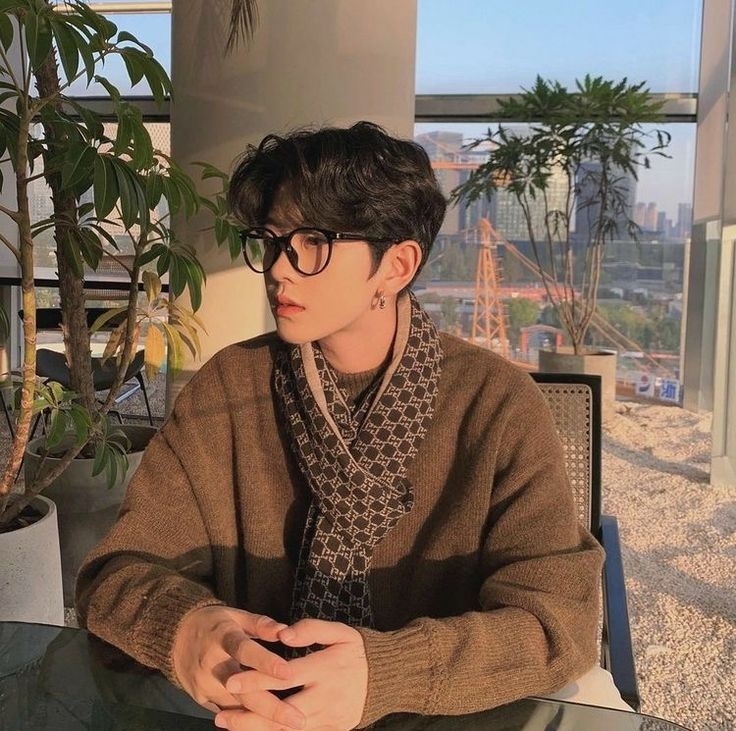
#> input picture coksu.jpg, 736 x 731 px
$ python Citra.py
#> lines starting #> are read from the running program, lines starting #| are printed output that depends on the picture
import matplotlib.pyplot as plt
import numpy as np
from skimage import io, img_as_float, img_as_ubyte, data
from skimage.filters import rank
from skimage.morphology import disk
from skimage.metrics import peak_signal_noise_ratio as psnr, structural_similarity as ssim

# ===============================================================
# 1️⃣ LOAD CITRA (PASTIKAN PATH BENAR)
# ===============================================================
try:
    image_path = r"coksu.jpg"
    image = img_as_float(io.imread(image_path, as_gray=True))  # grayscale agar analisis lebih akurat
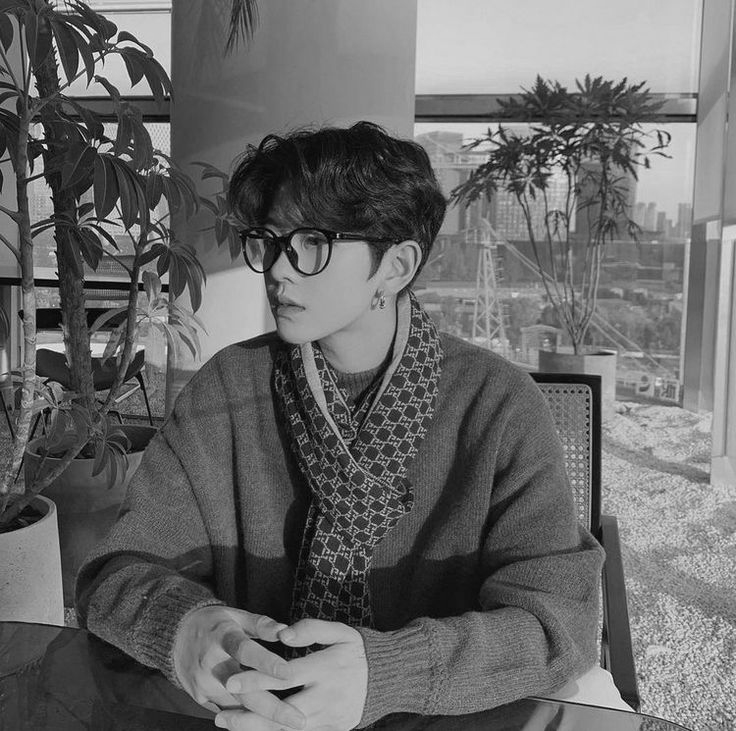
#> image: shape (731, 736) float64; min 0, max 0.996, mean 0.413
    print("✅ Foto berhasil dimuat.")
except Exception as e:
    print(f"⚠️ Gagal memuat foto ({e}), gunakan citra default.")
    image = img_as_float(data.camera())

# ===============================================================
# 2️⃣ TAMBAHKAN NOISE MANUAL (STABIL)
# ===============================================================
def add_salt_pepper_noise(image, amount=0.1, salt_vs_pepper=0.5, seed=42):
#> called with amount = 0.1, salt_vs_pepper = 0.5, seed = 42
    np.random.seed(seed)
    noisy = np.copy(image)
    num_total = image.size
#> num_total = 538016
    num_salt = int(num_total * amount * salt_vs_pepper)
#> num_salt = 26900
    num_pepper = int(num_total * amount * (1 - salt_vs_pepper))
#> num_pepper = 26900

    # Koordinat salt
    coords_salt = (
        np.random.randint(0, image.shape[0], num_salt),
        np.random.randint(0, image.shape[1], num_salt)
    )
    # Koordinat pepper
    coords_pepper = (
        np.random.randint(0, image.shape[0], num_pepper),
        np.random.randint(0, image.shape[1], num_pepper)
    )

    noisy[coords_salt] = 1
    noisy[coords_pepper] = 0
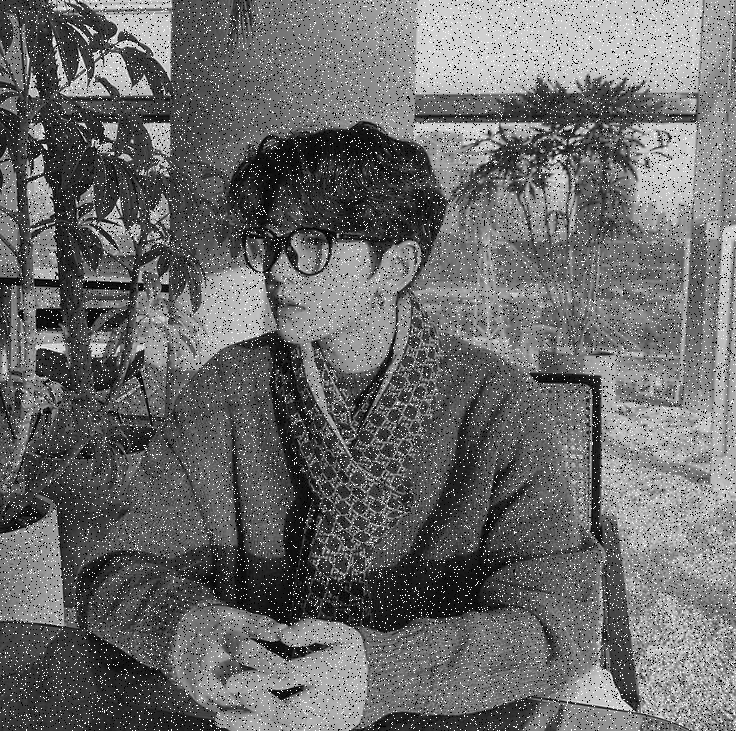
#> noisy: shape (731, 736) float64; min 0, max 1, mean 0.42
    return noisy

noisy = add_salt_pepper_noise(image, amount=0.1)

# ===============================================================
# 3️⃣ FILTERING
# ===============================================================
noisy_ubyte = img_as_ubyte(noisy)

mean_filtered = rank.mean(noisy_ubyte, footprint=disk(3))
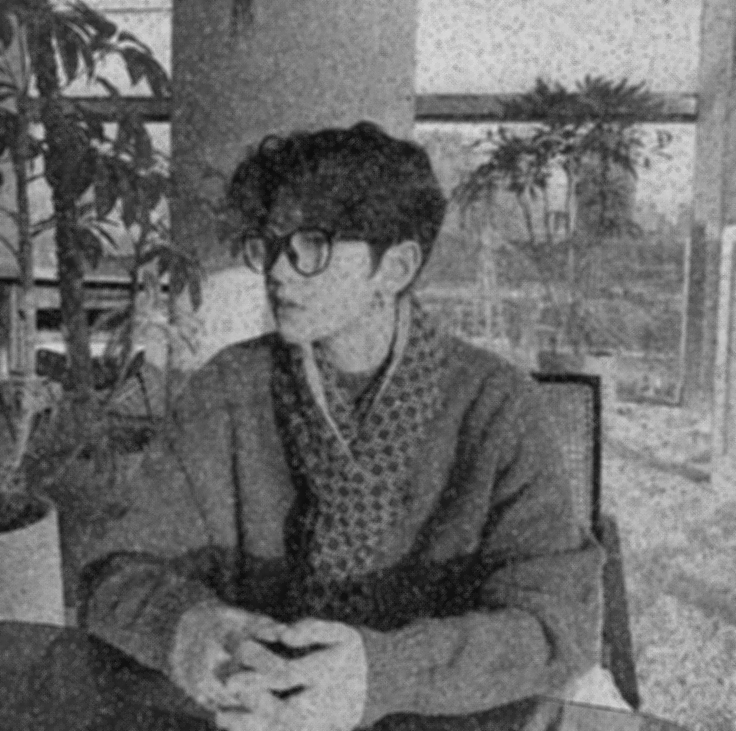
#> mean_filtered: shape (731, 736); min 11, max 220, mean 106.6
min_filtered = rank.minimum(noisy_ubyte, footprint=disk(3))
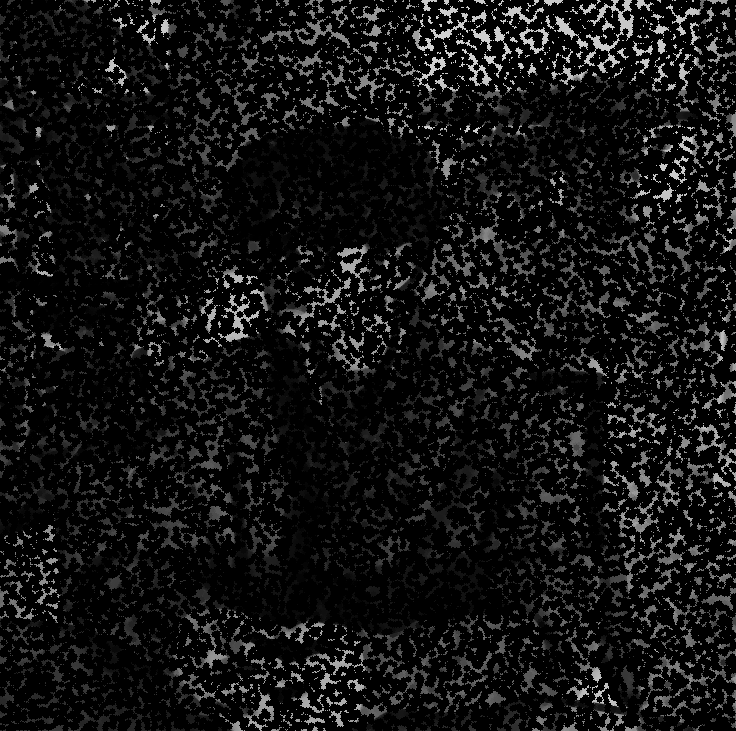
#> min_filtered: shape (731, 736); min 0, max 211, mean 19.1
median_filtered = rank.median(noisy_ubyte, footprint=disk(3))
max_filtered = rank.maximum(noisy_ubyte, footprint=disk(3))
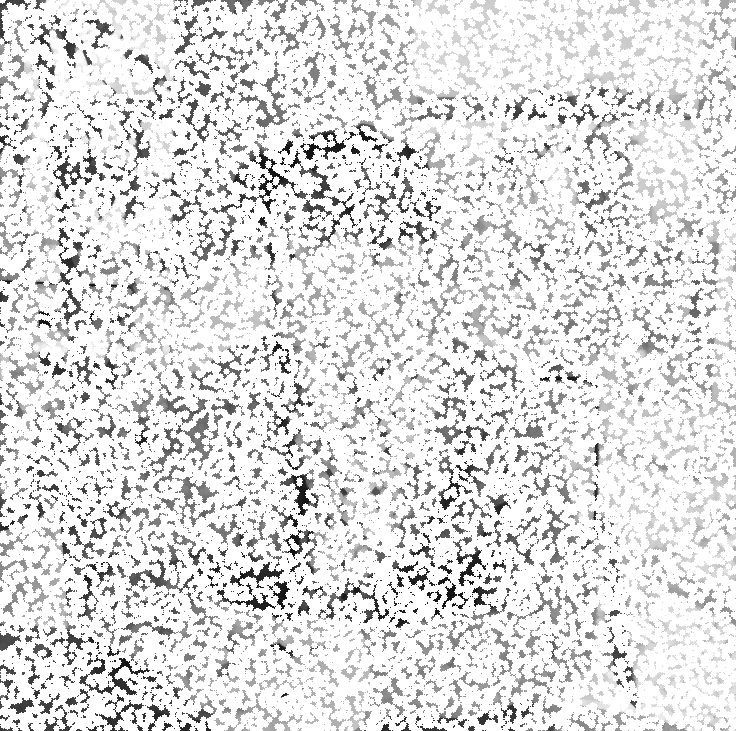
#> max_filtered: shape (731, 736); min 16, max 255, mean 224

mean_f = img_as_float(mean_filtered)
min_f = img_as_float(min_filtered)
median_f = img_as_float(median_filtered)
max_f = img_as_float(max_filtered)

# ===============================================================
# 4️⃣ HITUNG METRIK
# ===============================================================
metrics = {
    "Noisy": (psnr(image, noisy), ssim(image, noisy, data_range=1.0)),
    "Mean": (psnr(image, mean_f), ssim(image, mean_f, data_range=1.0)),
    "Min": (psnr(image, min_f), ssim(image, min_f, data_range=1.0)),
    "Median": (psnr(image, median_f), ssim(image, median_f, data_range=1.0)),
    "Max": (psnr(image, max_f), ssim(image, max_f, data_range=1.0)),
}
#> metrics = {'Noisy': (15.47, 0.266), 'Mean': (22.83, 0.515), 'Min': (7.73, 0.0288), 'Median': (24.99, 0.707), 'Max': (5.27, 0.0534)}

# ===============================================================
# 5️⃣ VISUALISASI
# ===============================================================
fig, axes = plt.subplots(1, 6, figsize=(16, 5))
titles = ["Original", "Noisy", "Mean", "Min", "Median", "Max"]
images = [image, noisy, mean_f, min_f, median_f, max_f]

for ax, img, title in zip(axes, images, titles):
    ax.imshow(img, cmap="gray")
    ax.set_title(title)
    ax.axis("off")
#> this loop made 6 passes
#> title on passes 1 to 6: 'Original', 'Noisy', 'Mean', 'Min', 'Median', 'Max'

plt.tight_layout()
plt.show()

# ===============================================================
# 6️⃣ CETAK HASIL PSNR DAN SSIM
# ===============================================================
print("\n=== Evaluasi PSNR & SSIM ===")
for name, (p, s) in metrics.items():
    print(f"{name:<10} PSNR: {p:5.2f}, SSIM: {s:.4f}")
#> this loop made 5 passes
#| Noisy      PSNR: 15.47, SSIM: 0.2657
#| Mean       PSNR: 22.83, SSIM: 0.5146
#| Min        PSNR:  7.73, SSIM: 0.0288
#| Median     PSNR: 24.99, SSIM: 0.7066
#| Max        PSNR:  5.27, SSIM: 0.0534

$ run again, with Citra Fix Hasil.PNG saved as coksu.jpg
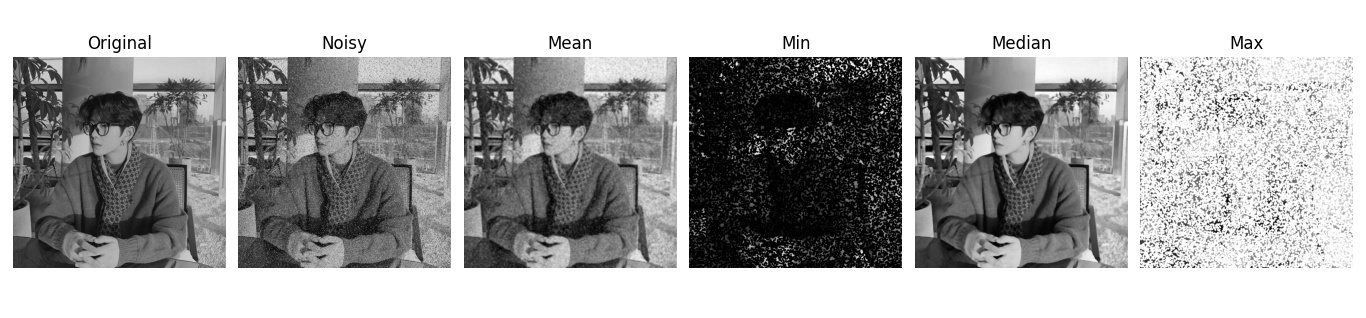
#> input picture Citra Fix Hasil.PNG, 1366 x 318 px
#> image is the input picture: shape (318, 1366) float64; min 0, max 1, mean 0.655
#> `min_filtered = rank.minimum(noisy_ubyte, footprint=disk(3))`:
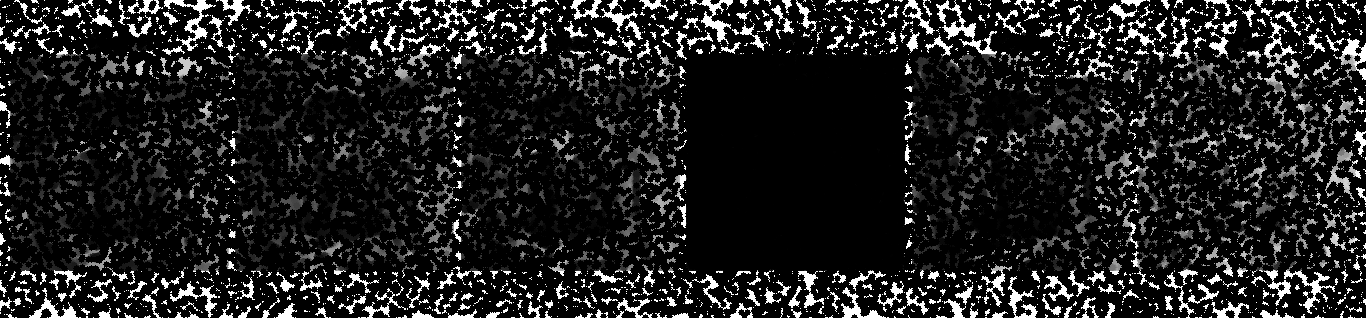
#> min_filtered: shape (318, 1366); min 0, max 255, mean 32.2
#> `max_filtered = rank.maximum(noisy_ubyte, footprint=disk(3))`:
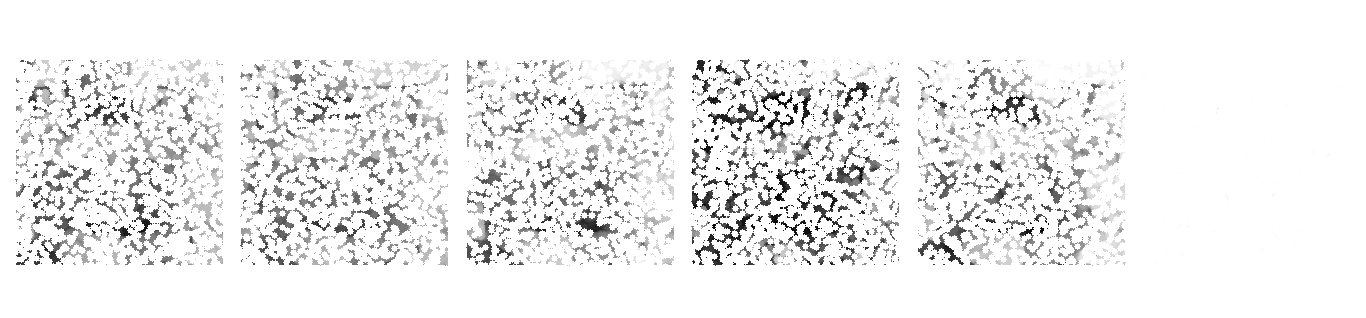
#> max_filtered: shape (318, 1366); min 4, max 255, mean 239.9
#> metrics = {'Noisy': (14.15, 0.321), 'Mean': (19.65, 0.457), 'Min': (3.6, 0.0166), 'Median': (21.35, 0.704), 'Max': (7.13, 0.353)}
#> the loop `for ax, img, title in zip(axes, images, titles):` made 6 passes
#> title on passes 1 to 6: 'Original', 'Noisy', 'Mean', 'Min', 'Median', 'Max'
#> the loop `for name, (p, s) in metrics.items():` made 5 passes
#> (printed output is left out)
